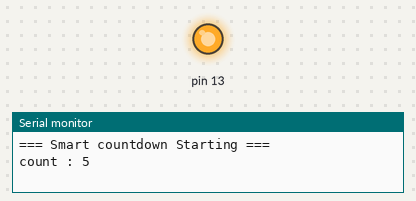
This sketch was run on a simulated Arduino Uno, built with avr-gcc and run on an emulated ATmega328P. Shown: output pins drawn as LEDs (lit = HIGH), the last lines printed to the serial monitor.

Above: at 0.1 s.
At 29.1 s:
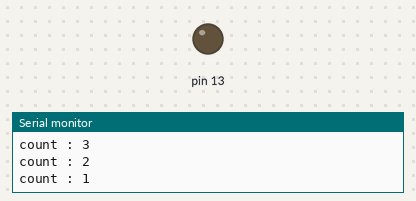
Timing chart, 0 to 30.6 s (numbered marks = the images above):
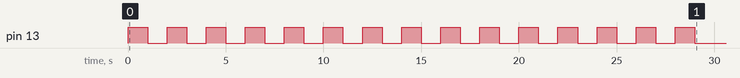

The sketch:

Arduino_code.ino
```cpp
int startValue = 5;

//a function to blink an led for a certain  number of times
void flashled(int times) {
  for (int i = 0; i < times; i++) {
    digitalWrite(13, HIGH);
    delay(1000);
    digitalWrite(13, LOW);
    delay(1000);

  }
}

void setup() {
  // put your setup code here, to run once:
  pinMode(13, OUTPUT);
  Serial.begin(9600);
  Serial.println("=== Smart countdown Starting ===");

  int count = startValue;

  while(count >= 1){
    Serial.println("count : " + String(count));
    flashled(count);
    count-=1;
  }

  Serial.println("=== countdown complete === ");
}

void loop() {
  // put your main code here, to run repeatedly:
}
```
